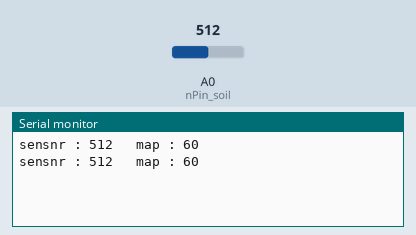
This sketch was run on a simulated Arduino Uno, built with avr-gcc and run on an emulated ATmega328P. On the bench: the last lines printed to the serial monitor. The test bench sets the inputs (shaded band); at power-on: A0 (nPin_soil) = 512.

Above: at 2.8 s.
2.9 s: A0 (nPin_soil) set to 716
At 4.8 s:
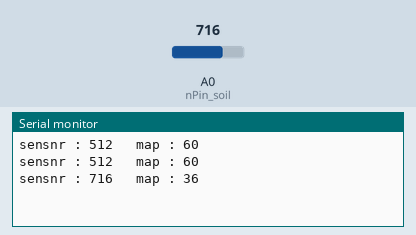
5.6 s: A0 (nPin_soil) set to 900
At 6.4 s:
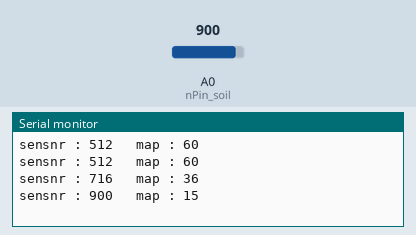
Timing chart, 0 to 8.6 s (numbered marks = the images above; inputs shaded):
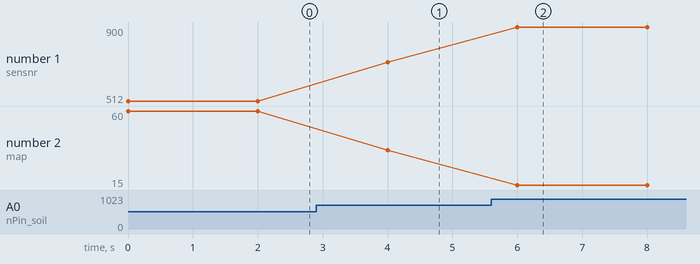

The sketch:

Soil.ino
```cpp
const int nPin_soil = A0; // A0: 토양습도 센서

void setup() {
  Serial.begin(9600);
  // put your setup code here, to run once:

}

void loop() {
  int nsoil = analogRead(nPin_soil);
  int nsoilper = map(nsoil,170, 1023, 100, 0); //센서값을 %로 변경

  Serial.print("sensnr : ");
  Serial.print(nsoil); //토양습도 센서값 시리얼 출력
  Serial.print("\t map : ");
  Serial.println(nsoilper); //토양습도 센서값 %값 출력


  delay(2000); //2초 딜레이
}
```

Measured:
- after the input at 2.9 s, the serial monitor: prints a new line after 1.1 s (image 1)
- after the input at 5.6 s, the serial monitor: prints a new line after 0.40 s (image 2)
- plotted number 1: 512 → 716 after the input at 2.9 s, 716 → 900 after the input at 5.6 s
- plotted number 2: 60 → 36 after the input at 2.9 s, 36 → 15 after the input at 5.6 s
